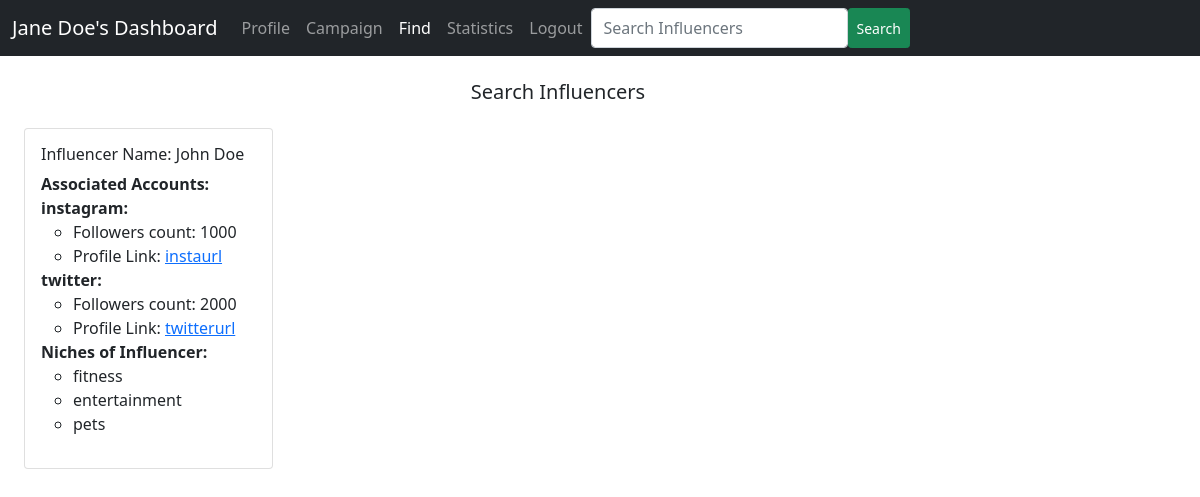
/sponsor_find/1, run on the app's committed database.
### backend/models.py (models this page shows)
class Sponsor(db.Model):
    __tablename__ = 'sponsor'
    id = db.Column(db.Integer, primary_key=True)
    first_name = db.Column(db.String, nullable=False)         # if it is a company then the first_name denotes the name of the company
    last_name = db.Column(db.String)
    username = db.Column(db.String, unique=True, nullable=False)
    password = db.Column(db.String, nullable=False)
    industry = db.Column(db.String, nullable=False)
    budget = db.Column(db.Float, nullable=False)
    email = db.Column(db.String, unique=True, nullable=False)
    type = db.Column(db.Enum('company', 'individual'), nullable=False)
    flagged = db.Column(db.Boolean, default=False)
    campaign = db.relationship('Campaign', backref='sponsor', cascade='all, delete-orphan')

class Influencer(db.Model):
    __tablename__ = 'influencer'
    id = db.Column(db.Integer, primary_key=True)
    first_name = db.Column(db.String, nullable=False)
    last_name = db.Column(db.String)
    age = db.Column(db.Integer, nullable=False)
    username = db.Column(db.String, unique=True, nullable=False)
    password = db.Column(db.String, nullable=False)
    email = db.Column(db.String, unique=True, nullable=False)
    earning = db.Column(db.Integer, default=0)
    profile_pic = db.Column(db.String)
    flagged = db.Column(db.Boolean, default=False)
    reach = db.relationship('Reach', backref='influencer', cascade='all, delete-orphan')
    ad_request = db.relationship('Ad_Request', backref='influencer')
    influencer_niche = db.relationship('Influencer_Niche', backref='influencer')

class Reach(db.Model):
    __tablename__ = 'reach'
    id = db.Column(db.Integer, primary_key=True)
    influencer_id = db.Column(db.Integer, db.ForeignKey('influencer.id'), nullable=False)
    platform = db.Column(db.Enum('instagram', 'twitter', 'youtube', 'linkedin'), nullable=False)
    followers = db.Column(db.Integer, nullable=False)
    profile_link = db.Column(db.String, nullable=False)

class Niche(db.Model):
    __tablename__ = 'niche'
    id = db.Column(db.Integer, primary_key=True)
    name = db.Column(db.String, nullable=False)
    influencer_niche = db.relationship('Influencer_Niche', backref='niche')
    ad_request = db.relationship('Ad_Request', backref='niche')

### backend/controllers.py (the view)
@app.route('/sponsor_find/<int:sponsor_id>', methods=['GET', 'POST'])
def sponsor_find(sponsor_id):
    sponsor = Sponsor.query.filter_by(id=sponsor_id).first()
    return render_template('sponsor_find.html', first_name=sponsor.first_name, last_name=sponsor.last_name, sponsor_id=sponsor_id,
                           all_influencers=fetch_influencer_details_for_sponsor())

### backend/controllers.py (called while the page is built)
def social_accounts(influencer_id):
    tuples = (db.session.query(Influencer.id, Reach.platform, Reach.followers, Reach.profile_link)
                  .join(Reach, Reach.influencer_id==influencer_id).all())
    social_accounts = {}
    for tuple in tuples:
        if tuple.platform not in social_accounts.keys():
            social_accounts[tuple.platform] = {'followers': tuple.followers, 'profile_link': tuple.profile_link}
    return social_accounts

def niches(influencer_id):
    tuples = (db.session.query(Niche.id.label('niche_id'), Niche.name.label('niche_name'))
              .join(Influencer_Niche, Influencer_Niche.niche_id == Niche.id)
              .join(Influencer, Influencer.id == Influencer_Niche.influencer_id)
              .filter(Influencer.id == influencer_id).all())
    niches = []
    for tuple in tuples:
        niches.append(tuple.niche_name)
    return niches

### templates/sponsor_find.html (shortened to what this page needs)
<!DOCTYPE html>
<html lang="en">
<head>
    <link href="https://cdn.jsdelivr.net/npm/bootstrap@5.0.2/dist/css/bootstrap.min.css" rel="stylesheet">
</head>
<body>
    <div id="container">
        <div id="panel">
            <nav class="navbar navbar-expand-lg navbar-dark bg-dark">
                <div class="container-fluid">
                    <label class="navbar-brand">{{ first_name }} {{ last_name }}'s Dashboard</label>
                    <div class="collapse navbar-collapse" id="navbarNavAltMarkup">
                        <div class="navbar-nav">
                            <a class="nav-link" href="/sponsor_dashboard/{{ sponsor_id }}">Profile</a>
                            <a class="nav-link" href="/sponsor_all_campaigns/{{ sponsor_id }}">Campaign</a>
                            <a class="nav-link active" href="/sponsor_find/{{ sponsor_id }}">Find</a>
                            <a class="nav-link" href="#">Statistics</a>
                            <a class="nav-link" href="#">Logout</a>
                            <input class="form-control" type="search" placeholder="Search Influencers" aria-label="Search">
                            <button type="submit" class="btn btn-success btn-sm">Search</button>
                        </div>
                    </div>
                </div>
            </nav>
        </div>
        <div class="container row">
            <h5 class="text-center my-4">Search Influencers</h5>
            {% if all_influencers %}
                {% for key, value in all_influencers.items() %}
                    <div class="col-sm-3">
                        <div class="card">
                            <div class="card-body">
                                <h6 class="card-title">Influencer Name: {{ value.fname }} {{ value.lname }}</h6>
                                <ul class="list-unstyled">
                                    <li><strong>Associated Accounts:</strong></li>
                                    {% for account, info in value.social_accounts.items() %}
                                        <li>
                                            <strong>{{ account }}:</strong>
                                            <ul>
                                                <li>Followers count: {{ info.followers }}</li>
                                                <li>Profile Link: <a href="{{ info.profile_link }}" target="_blank">{{ info.profile_link }}</a></li>
                                            </ul>
                                        </li>
                                    {% endfor %}
                                    <li><strong>Niches of Influencer:</strong></li>
                                    <ul>
                                        {% for niche in value.niches %}
                                            <li>{{ niche }}</li>
                                        {% endfor %}
                                    </ul>
                                </ul>
                            </div>
                        </div>
                    </div>
                {% endfor %}
            {% else %}
                <h5 class="text-secondary">No influencers registered yet!</h5>
            {% endif %}
        </div>
    </div>
</body>
</html>

### data on the page
Sponsor: first_name "Jane", last_name "Doe"
Influencer: fname "John", lname "Doe"
Reach: platform "instagram", followers "1000", profile_link "instaurl"
Reach: platform "twitter", followers "2000", profile_link "twitterurl"
Niche: name "fitness"
Niche: name "entertainment"
Niche: name "pets"
